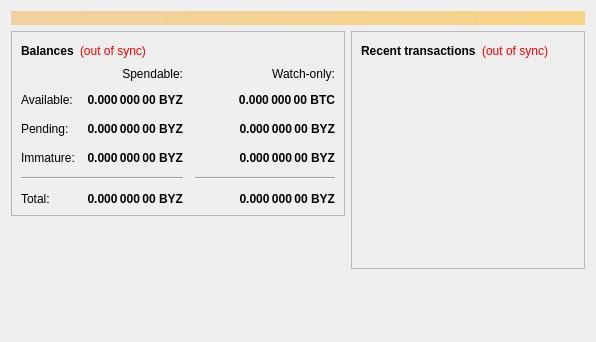
<?xml version="1.0" encoding="UTF-8"?>
<ui version="4.0">
 <class>OverviewPage</class>
 <widget class="QWidget" name="OverviewPage">
  <property name="geometry">
   <rect>
    <x>0</x>
    <y>0</y>
    <width>596</width>
    <height>342</height>
   </rect>
  </property>
  <property name="windowTitle">
   <string>Form</string>
  </property>
  <layout class="QVBoxLayout" name="topLayout">
   <item>
    <widget class="QLabel" name="labelAlerts">
     <property name="visible">
      <bool>false</bool>
     </property>
     <property name="styleSheet">
      <string notr="true">background-color: qlineargradient(x1: 0, y1: 0, x2: 1, y2: 0, stop:0 #F0D0A0, stop:1 #F8D488); color:#000000;</string>
     </property>
     <property name="wordWrap">
      <bool>true</bool>
     </property>
     <property name="margin">
      <number>3</number>
     </property>
    </widget>
   </item>
   <item>
    <layout class="QHBoxLayout" name="horizontalLayout" stretch="1,1">
     <item>
      <layout class="QVBoxLayout" name="verticalLayout_2">
       <item>
        <widget class="QFrame" name="frame">
         <property name="frameShape">
          <enum>QFrame::StyledPanel</enum>
         </property>
         <property name="frameShadow">
          <enum>QFrame::Raised</enum>
         </property>
         <layout class="QVBoxLayout" name="verticalLayout_4">
          <item>
           <layout class="QHBoxLayout" name="horizontalLayout_4">
            <item>
             <widget class="QLabel" name="label_5">
              <property name="font">
               <font>
                <weight>75</weight>
                <bold>true</bold>
               </font>
              </property>
              <property name="text">
               <string>Balances</string>
              </property>
             </widget>
            </item>
            <item>
             <widget class="QLabel" name="labelWalletStatus">
              <property name="cursor">
               <cursorShape>WhatsThisCursor</cursorShape>
              </property>
              <property name="toolTip">
               <string>The displayed information may be out of date. Your wallet automatically synchronizes with the BiYanZu network after a connection is established, but this process has not completed yet.</string>
              </property>
              <property name="styleSheet">
               <string notr="true">QLabel { color: red; }</string>
              </property>
              <property name="text">
               <string notr="true">(out of sync)</string>
              </property>
              <property name="alignment">
               <set>Qt::AlignLeading|Qt::AlignLeft|Qt::AlignVCenter</set>
              </property>
             </widget>
            </item>
            <item>
             <spacer name="horizontalSpacer_3">
              <property name="orientation">
               <enum>Qt::Horizontal</enum>
              </property>
              <property name="sizeHint" stdset="0">
               <size>
                <width>40</width>
                <height>20</height>
               </size>
              </property>
             </spacer>
            </item>
           </layout>
          </item>
          <item>
           <layout class="QGridLayout" name="gridLayout">
            <property name="spacing">
             <number>12</number>
            </property>
            <item row="2" column="2">
             <widget class="QLabel" name="labelWatchPending">
              <property name="font">
               <font>
                <weight>75</weight>
                <bold>true</bold>
               </font>
              </property>
              <property name="cursor">
               <cursorShape>IBeamCursor</cursorShape>
              </property>
              <property name="toolTip">
               <string>Unconfirmed transactions to watch-only addresses</string>
              </property>
              <property name="text">
               <string notr="true">0.000 000 00 BYZ</string>
              </property>
              <property name="alignment">
               <set>Qt::AlignRight|Qt::AlignTrailing|Qt::AlignVCenter</set>
              </property>
              <property name="textInteractionFlags">
               <set>Qt::LinksAccessibleByMouse|Qt::TextSelectableByKeyboard|Qt::TextSelectableByMouse</set>
              </property>
             </widget>
            </item>
            <item row="2" column="1">
             <widget class="QLabel" name="labelUnconfirmed">
              <property name="font">
               <font>
                <weight>75</weight>
                <bold>true</bold>
               </font>
              </property>
              <property name="cursor">
               <cursorShape>IBeamCursor</cursorShape>
              </property>
              <property name="toolTip">
               <string>Total of transactions that have yet to be confirmed, and do not yet count toward the spendable balance</string>
              </property>
              <property name="text">
               <string notr="true">0.000 000 00 BYZ</string>
              </property>
              <property name="alignment">
               <set>Qt::AlignRight|Qt::AlignTrailing|Qt::AlignVCenter</set>
              </property>
              <property name="textInteractionFlags">
               <set>Qt::LinksAccessibleByMouse|Qt::TextSelectableByKeyboard|Qt::TextSelectableByMouse</set>
              </property>
             </widget>
            </item>
            <item row="3" column="2">
             <widget class="QLabel" name="labelWatchImmature">
              <property name="font">
               <font>
                <weight>75</weight>
                <bold>true</bold>
               </font>
              </property>
              <property name="cursor">
               <cursorShape>IBeamCursor</cursorShape>
              </property>
              <property name="toolTip">
               <string>Mined balance in watch-only addresses that has not yet matured</string>
              </property>
              <property name="text">
               <string notr="true">0.000 000 00 BYZ</string>
              </property>
              <property name="alignment">
               <set>Qt::AlignRight|Qt::AlignTrailing|Qt::AlignVCenter</set>
              </property>
              <property name="textInteractionFlags">
               <set>Qt::LinksAccessibleByMouse|Qt::TextSelectableByKeyboard|Qt::TextSelectableByMouse</set>
              </property>
             </widget>
            </item>
            <item row="4" column="0" colspan="2">
             <widget class="Line" name="line">
              <property name="orientation">
               <enum>Qt::Horizontal</enum>
              </property>
             </widget>
            </item>
            <item row="4" column="2">
             <widget class="Line" name="lineWatchBalance">
              <property name="sizePolicy">
               <sizepolicy hsizetype="Preferred" vsizetype="Fixed">
                <horstretch>0</horstretch>
                <verstretch>0</verstretch>
               </sizepolicy>
              </property>
              <property name="minimumSize">
               <size>
                <width>140</width>
                <height>0</height>
               </size>
              </property>
              <property name="orientation">
               <enum>Qt::Horizontal</enum>
              </property>
             </widget>
            </item>
            <item row="5" column="0">
             <widget class="QLabel" name="labelTotalText">
              <property name="text">
               <string>Total:</string>
              </property>
             </widget>
            </item>
            <item row="3" column="1">
             <widget class="QLabel" name="labelImmature">
              <property name="font">
               <font>
                <weight>75</weight>
                <bold>true</bold>
               </font>
              </property>
              <property name="cursor">
               <cursorShape>IBeamCursor</cursorShape>
              </property>
              <property name="toolTip">
               <string>Mined balance that has not yet matured</string>
              </property>
              <property name="text">
               <string notr="true">0.000 000 00 BYZ</string>
              </property>
              <property name="alignment">
               <set>Qt::AlignRight|Qt::AlignTrailing|Qt::AlignVCenter</set>
              </property>
              <property name="textInteractionFlags">
               <set>Qt::LinksAccessibleByMouse|Qt::TextSelectableByKeyboard|Qt::TextSelectableByMouse</set>
              </property>
             </widget>
            </item>
            <item row="2" column="3">
             <spacer name="horizontalSpacer_2">
              <property name="orientation">
               <enum>Qt::Horizontal</enum>
              </property>
              <property name="sizeHint" stdset="0">
               <size>
                <width>40</width>
                <height>20</height>
               </size>
              </property>
             </spacer>
            </item>
            <item row="3" column="0">
             <widget class="QLabel" name="labelImmatureText">
              <property name="text">
               <string>Immature:</string>
              </property>
             </widget>
            </item>
            <item row="5" column="1">
             <widget class="QLabel" name="labelTotal">
              <property name="font">
               <font>
                <weight>75</weight>
                <bold>true</bold>
               </font>
              </property>
              <property name="cursor">
               <cursorShape>IBeamCursor</cursorShape>
              </property>
              <property name="toolTip">
               <string>Your current total balance</string>
              </property>
              <property name="text">
               <string notr="true">0.000 000 00 BYZ</string>
              </property>
              <property name="alignment">
               <set>Qt::AlignRight|Qt::AlignTrailing|Qt::AlignVCenter</set>
              </property>
              <property name="textInteractionFlags">
               <set>Qt::LinksAccessibleByMouse|Qt::TextSelectableByKeyboard|Qt::TextSelectableByMouse</set>
              </property>
             </widget>
            </item>
            <item row="5" column="2">
             <widget class="QLabel" name="labelWatchTotal">
              <property name="font">
               <font>
                <weight>75</weight>
                <bold>true</bold>
               </font>
              </property>
              <property name="cursor">
               <cursorShape>IBeamCursor</cursorShape>
              </property>
              <property name="toolTip">
               <string>Current total balance in watch-only addresses</string>
              </property>
              <property name="text">
               <string notr="true">0.000 000 00 BYZ</string>
              </property>
              <property name="alignment">
               <set>Qt::AlignRight|Qt::AlignTrailing|Qt::AlignVCenter</set>
              </property>
              <property name="textInteractionFlags">
               <set>Qt::LinksAccessibleByMouse|Qt::TextSelectableByKeyboard|Qt::TextSelectableByMouse</set>
              </property>
             </widget>
            </item>
            <item row="0" column="2">
             <widget class="QLabel" name="labelWatchonly">
              <property name="text">
               <string>Watch-only:</string>
              </property>
              <property name="alignment">
               <set>Qt::AlignRight|Qt::AlignTrailing|Qt::AlignVCenter</set>
              </property>
             </widget>
            </item>
            <item row="1" column="0">
             <widget class="QLabel" name="labelBalanceText">
              <property name="text">
               <string>Available:</string>
              </property>
             </widget>
            </item>
            <item row="1" column="1">
             <widget class="QLabel" name="labelBalance">
              <property name="font">
               <font>
                <weight>75</weight>
                <bold>true</bold>
               </font>
              </property>
              <property name="cursor">
               <cursorShape>IBeamCursor</cursorShape>
              </property>
              <property name="toolTip">
               <string>Your current spendable balance</string>
              </property>
              <property name="text">
               <string notr="true">0.000 000 00 BYZ</string>
              </property>
              <property name="alignment">
               <set>Qt::AlignRight|Qt::AlignTrailing|Qt::AlignVCenter</set>
              </property>
              <property name="textInteractionFlags">
               <set>Qt::LinksAccessibleByMouse|Qt::TextSelectableByKeyboard|Qt::TextSelectableByMouse</set>
              </property>
             </widget>
            </item>
            <item row="1" column="2">
             <widget class="QLabel" name="labelWatchAvailable">
              <property name="font">
               <font>
                <weight>75</weight>
                <bold>true</bold>
               </font>
              </property>
              <property name="cursor">
               <cursorShape>IBeamCursor</cursorShape>
              </property>
              <property name="toolTip">
               <string>Your current balance in watch-only addresses</string>
              </property>
              <property name="text">
               <string notr="true">0.000 000 00 BTC</string>
              </property>
              <property name="alignment">
               <set>Qt::AlignRight|Qt::AlignTrailing|Qt::AlignVCenter</set>
              </property>
              <property name="textInteractionFlags">
               <set>Qt::LinksAccessibleByMouse|Qt::TextSelectableByKeyboard|Qt::TextSelectableByMouse</set>
              </property>
             </widget>
            </item>
            <item row="2" column="0">
             <widget class="QLabel" name="labelPendingText">
              <property name="text">
               <string>Pending:</string>
              </property>
             </widget>
            </item>
            <item row="0" column="1">
             <widget class="QLabel" name="labelSpendable">
              <property name="text">
               <string>Spendable:</string>
              </property>
              <property name="alignment">
               <set>Qt::AlignRight|Qt::AlignTrailing|Qt::AlignVCenter</set>
              </property>
             </widget>
            </item>
           </layout>
          </item>
         </layout>
        </widget>
       </item>
       <item>
        <spacer name="verticalSpacer">
         <property name="orientation">
          <enum>Qt::Vertical</enum>
         </property>
         <property name="sizeHint" stdset="0">
          <size>
           <width>20</width>
           <height>40</height>
          </size>
         </property>
        </spacer>
       </item>
      </layout>
     </item>
     <item>
      <layout class="QVBoxLayout" name="verticalLayout_3">
       <item>
        <widget class="QFrame" name="frame_2">
         <property name="frameShape">
          <enum>QFrame::StyledPanel</enum>
         </property>
         <property name="frameShadow">
          <enum>QFrame::Raised</enum>
         </property>
         <layout class="QVBoxLayout" name="verticalLayout">
          <item>
           <layout class="QHBoxLayout" name="horizontalLayout_2">
            <item>
             <widget class="QLabel" name="label_4">
              <property name="font">
               <font>
                <weight>75</weight>
                <bold>true</bold>
               </font>
              </property>
              <property name="text">
               <string>Recent transactions</string>
              </property>
             </widget>
            </item>
            <item>
             <widget class="QLabel" name="labelTransactionsStatus">
              <property name="cursor">
               <cursorShape>WhatsThisCursor</cursorShape>
              </property>
              <property name="toolTip">
               <string>The displayed information may be out of date. Your wallet automatically synchronizes with the BiYanZu network after a connection is established, but this process has not completed yet.</string>
              </property>
              <property name="styleSheet">
               <string notr="true">QLabel { color: red; }</string>
              </property>
              <property name="text">
               <string notr="true">(out of sync)</string>
              </property>
              <property name="alignment">
               <set>Qt::AlignRight|Qt::AlignTrailing|Qt::AlignVCenter</set>
              </property>
             </widget>
            </item>
            <item>
             <spacer name="horizontalSpacer">
              <property name="orientation">
               <enum>Qt::Horizontal</enum>
              </property>
              <property name="sizeHint" stdset="0">
               <size>
                <width>40</width>
                <height>20</height>
               </size>
              </property>
             </spacer>
            </item>
           </layout>
          </item>
          <item>
           <widget class="QListView" name="listTransactions">
            <property name="styleSheet">
             <string notr="true">QListView { background: transparent; }</string>
            </property>
            <property name="frameShape">
             <enum>QFrame::NoFrame</enum>
            </property>
            <property name="verticalScrollBarPolicy">
             <enum>Qt::ScrollBarAlwaysOff</enum>
            </property>
            <property name="horizontalScrollBarPolicy">
             <enum>Qt::ScrollBarAlwaysOff</enum>
            </property>
            <property name="selectionMode">
             <enum>QAbstractItemView::NoSelection</enum>
            </property>
           </widget>
          </item>
         </layout>
        </widget>
       </item>
       <item>
        <spacer name="verticalSpacer_2">
         <property name="orientation">
          <enum>Qt::Vertical</enum>
         </property>
         <property name="sizeHint" stdset="0">
          <size>
           <width>20</width>
           <height>40</height>
          </size>
         </property>
        </spacer>
       </item>
      </layout>
     </item>
    </layout>
   </item>
  </layout>
 </widget>
 <resources/>
 <connections/>
</ui>
